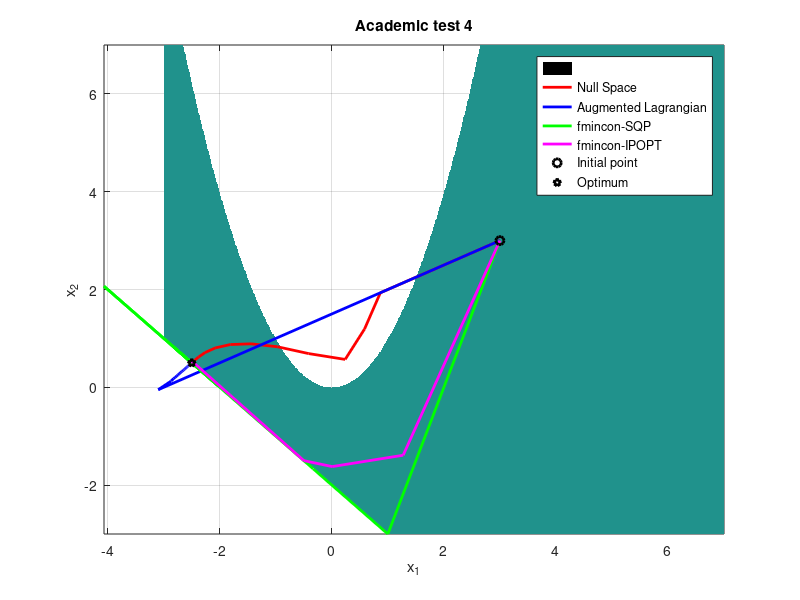

Recreate this plot in MATLAB.
%% ACADEMIC PLOT TEST 4 %%
close all

load("NullSpaceVariablesAcademicProva.mat");
cost.Null  = c;
it.Null    = 1:length(cost.Null);
% merit.Null = m;
const.Null = h;
% tau.Null   = t;
grad.Null  = g;
dual.Null  = d;
var.Null   = v;
k = var.Null;

load("AugmentedLagrAcademic4.mat");
k2 = v;

load("fminconSQPacademic4.mat");
k3 = v;

load("fminconIPOPTacademic4.mat");
k4 = v;

load("AugmentedLagrAcademic4-2.mat");
k5 = v;

% load()

% c1 = @(x) 1/x(1) - x(2);
% c2 = @(x) x(1)+x(2)-3;

v = -3:0.01:7;  % plotting range from -5 to 5
[x,y] = meshgrid(v);  % get 2-D mesh for x and y
cond1 = -x.^2 + y < 0;  % check conditions for these values
cond2 = -x-y-2 < 0;
cond1 = double(cond1);  % convert to double for plotting
cond2 = double(cond2);
cond1(cond1 == 0) = NaN;  % set the 0s to NaN so they are not plotted
cond2(cond2 == 0) = NaN;
cond = cond1.*cond2;  % multiply the two condaces to keep only the common points
z = 10*ones(length(v(:,2)));
figure()
pcolor(x,y,cond);
shading interp
hold on
plot(k(1,:),k(2,:),'r','LineWidth',2)
plot(k2(1,:),k2(2,:),'b','LineWidth',2)
plot(k3(1,:),k3(2,:),'g','LineWidth',2)
plot(k4(1,:),k4(2,:),'m','LineWidth',2)
plot(k4(1,1),k4(2,1),'o','Color','k','LineWidth',2)
plot(k4(1,end),k4(2,end),'p','Color','k','LineWidth',2)
% plot(k5(1,:),k5(2,:),'k','LineWidth',1)
grid on
legend('','Null Space','Augmented Lagrangian','fmincon-SQP','fmincon-IPOPT','Initial point','Optimum')
title('Academic test 4')
xlabel('x_1')
ylabel('x_2')
% view(0,90)    % change to top view
hold off
